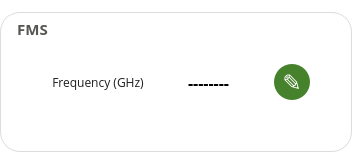
         <widget class="QGroupBox" name="fms_group">
          <property name="enabled">
           <bool>true</bool>
          </property>
          <property name="minimumSize">
           <size>
            <width>280</width>
            <height>110</height>
           </size>
          </property>
          <property name="font">
           <font>
            <family>Open Sans</family>
            <pointsize>11</pointsize>
            <weight>75</weight>
            <bold>true</bold>
           </font>
          </property>
          <property name="styleSheet">
           <string notr="true">QGroupBox {
/*border: 1px solid rgb(180, 180, 180);*/
border: none;
background: white;
border-radius: 20px;
margin-top: 12px;
border: 1px solid rgb(220,220,220);
}

QGroupBox::title {
subcontrol-origin: margin;
/*left: 20px;*/
padding: 0px 3px;
left: 12px;
top: 18px;
color: rgb(85, 87, 83);
}

QGroupBox::title:disabled {
color: rgb(180,180,180);
}</string>
          </property>
          <property name="title">
           <string>FMS</string>
          </property>
          <layout class="QGridLayout" name="gridLayout_8">
           <property name="horizontalSpacing">
            <number>15</number>
           </property>
           <item row="1" column="4">
            <spacer name="horizontalSpacer_11">
             <property name="orientation">
              <enum>Qt::Horizontal</enum>
             </property>
             <property name="sizeType">
              <enum>QSizePolicy::Fixed</enum>
             </property>
             <property name="sizeHint" stdset="0">
              <size>
               <width>30</width>
               <height>20</height>
              </size>
             </property>
            </spacer>
           </item>
           <item row="1" column="2">
            <widget class="QLineEdit" name="freq_edit">
             <property name="minimumSize">
              <size>
               <width>100</width>
               <height>36</height>
              </size>
             </property>
             <property name="maximumSize">
              <size>
               <width>100</width>
               <height>36</height>
              </size>
             </property>
             <property name="font">
              <font>
               <family>Open Sans</family>
               <pointsize>12</pointsize>
               <weight>75</weight>
               <bold>true</bold>
              </font>
             </property>
             <property name="styleSheet">
              <string notr="true">QLineEdit { height: 34px; border-radius: 17px; border: none; background: white; color: black; }
QLineEdit:disabled { color: white; }
</string>
             </property>
             <property name="text">
              <string>--------</string>
             </property>
             <property name="alignment">
              <set>Qt::AlignCenter</set>
             </property>
             <property name="readOnly">
              <bool>true</bool>
             </property>
            </widget>
           </item>
           <item row="0" column="2">
            <spacer name="verticalSpacer_10">
             <property name="orientation">
              <enum>Qt::Vertical</enum>
             </property>
             <property name="sizeHint" stdset="0">
              <size>
               <width>20</width>
               <height>40</height>
              </size>
             </property>
            </spacer>
           </item>
           <item row="1" column="1">
            <widget class="QLabel" name="label_18">
             <property name="maximumSize">
              <size>
               <width>16777215</width>
               <height>1000</height>
              </size>
             </property>
             <property name="font">
              <font>
               <family>Open Sans</family>
               <pointsize>9</pointsize>
              </font>
             </property>
             <property name="styleSheet">
              <string notr="true">QLabel{ background: none; color: rgb(30,30,30); }
QLabel:disabled{ color: rgb(180,180,180); }</string>
             </property>
             <property name="text">
              <string>Frequency (GHz)</string>
             </property>
             <property name="alignment">
              <set>Qt::AlignCenter</set>
             </property>
            </widget>
           </item>
           <item row="1" column="0">
            <spacer name="horizontalSpacer_10">
             <property name="orientation">
              <enum>Qt::Horizontal</enum>
             </property>
             <property name="sizeHint" stdset="0">
              <size>
               <width>40</width>
               <height>20</height>
              </size>
             </property>
            </spacer>
           </item>
           <item row="1" column="3" alignment="Qt::AlignLeft">
            <widget class="QPushButton" name="freq_button">
             <property name="minimumSize">
              <size>
               <width>36</width>
               <height>36</height>
              </size>
             </property>
             <property name="maximumSize">
              <size>
               <width>100000</width>
               <height>36</height>
              </size>
             </property>
             <property name="font">
              <font>
               <family>Open Sans</family>
               <pointsize>17</pointsize>
              </font>
             </property>
             <property name="styleSheet">
              <string notr="true">QPushButton:hover:pressed {
	background-color: qlineargradient(x1: 0, y1: 0, x2: 0, y2: 1, stop: 0 #2f5b12, stop: 1 #2f5b12);
}

QPushButton {
	background-color: qlineargradient(x1: 0, y1: 0, x2: 0, y2: 1, stop: 0 #46812B, stop: 1 #46812B);
	border: none;
	border-radius: 18px;
	color: white;
	height: 36px;
	width: 36px;
}

QPushButton:hover {
	background-color: qlineargradient(x1: 0, y1: 0, x2: 0, y2: 1, stop: 0 #407527, stop: 1 #407527);
}

QPushButton:disabled {
	background-color: qlineargradient(x1: 0, y1: 0, x2: 0, y2: 1, stop: 0 rgb(181, 181, 181), stop: 1 rgb(181, 181, 181));
}</string>
             </property>
             <property name="text">
              <string>✎</string>
             </property>
            </widget>
           </item>
           <item row="2" column="2">
            <spacer name="verticalSpacer_11">
             <property name="orientation">
              <enum>Qt::Vertical</enum>
             </property>
             <property name="sizeHint" stdset="0">
              <size>
               <width>20</width>
               <height>40</height>
              </size>
             </property>
            </spacer>
           </item>
          </layout>
         </widget>
